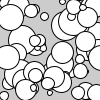
Frame 1 (no input)
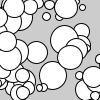
Frame 60 (the mouse pressed at the canvas centre just before this capture)
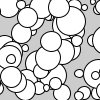
Frame 120 (the mouse held since frame 60 and released just before this capture)

The Processing sketch that drew these frames (run headless with seeded random() and noise(); from frame 60 on, the mouse is pressed at the canvas centre):

// Processing sketch: processing_15828
// ── processing_15828.pde

Spot[] sp = new Spot[60];

void setup() {
  size(100, 100);
  for (int i = 0; i < sp.length; i++) {
    sp[i] = new Spot(random(width), random(height), random(5,30), random(0.5,3));
  }
}

void draw() {
  background(204);
  for (int i = 0; i < sp.length; i++) {
    sp[i].move();
    sp[i].display();
  }
}

//Spotクラスを定義
class Spot {
  //属性を定義
  float x, y, diameter, speed; // x座標, y座標, 直径, 速さ

  //コンストラクタを定義
  Spot(float _x, float _y, float _diameter, float _speed) {
    x = _x;
    y = _y;
    diameter = _diameter;
    speed = _speed;
  }

  //移動するメソッドを定義
  void move() {
    x += speed;
    if (x > width + diameter/2) x = -diameter/2;
  }

  //表示するメソッドを定義
  void display() {
    ellipse(x, y, diameter, diameter);
  }
}                                                               
